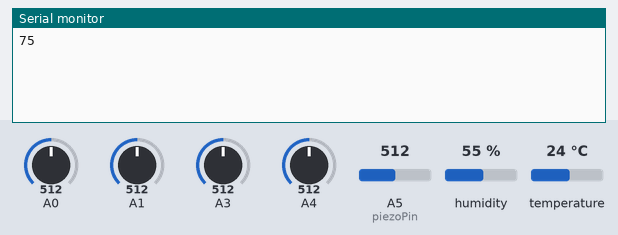
This sketch was run on a simulated Arduino Uno, built with avr-gcc and run on an emulated ATmega328P. Parts: the last lines printed to the serial monitor. The inputs (shaded band) are chosen by the test bench; at power-on: A5 (piezoPin) = 512, A0 = 512, A1 = 512, A3 = 512, A4 = 512, humidity 55 %, temperature 24 °C.

Above: at 3.2 s.
3.3 s: A5 (piezoPin) set to 490
At 8.6 s:
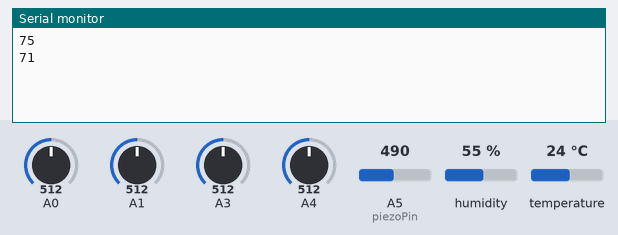
8.9 s: A5 (piezoPin) set to 510
At 14.5 s:
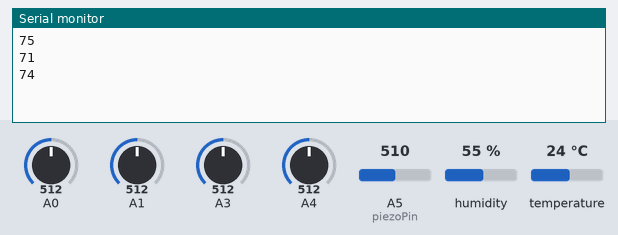
Timing chart, 0 to 16.0 s (numbered marks = the images above; inputs shaded):
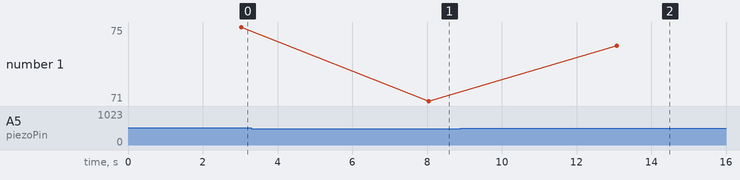

The sketch:

code.ino
```cpp
#include <Wire.h>
#include <ArduinoJson.h>
#include "DHT.h"
#include <SoftwareSerial.h>

int piezoPin = A5;
int threshold = 120;
int sensorValue = 0;

int myBPM, myBPM1;
int heart;

#define DHTPIN A2
#define DHTTYPE DHT11
DHT dht(DHTPIN, DHTTYPE);

void setup()
{
  Serial.begin(9600);
  dht.begin();
  delay(2000);
}

StaticJsonBuffer<500> jsonBuffer;
JsonObject& root = jsonBuffer.createObject();


void loop() {
  int beat = analogRead(A0);
  delay(1000);

  int h = dht.readHumidity();
  int t = dht.readTemperature();

  int sensorValue = analogRead(A1);
  int weight = map(sensorValue, 0, 1023, 0, 254);
  //Serial .println(weight);
  //  float voltage = sensorValue * (5.0 / 1023.0);

  int pressure = analogRead(A3);
  int value = map(pressure, 0, 1023, 0, 254);
  //Serial.println(value);
  //  float voltage = pressure * (5.0 / 1023.0);
  myBPM1 = analogRead(A4);
  sensorValue = analogRead(piezoPin);
  sensorValue = map(sensorValue, 0, 1023, 0, 150);
  Serial.println(sensorValue);

  Serial.println("");
  delay(4000);
  heart = 0;
  myBPM = 0;
  sensorValue = 0;
}
```

Measured:
- after the input at 3.3 s, the serial monitor: prints a new line after 4.7 s (image 1)
- after the input at 8.9 s, the serial monitor: prints a new line after 4.2 s (image 2)
- plotted number 1: 75 → 71 after the input at 3.3 s, 71 → 74 after the input at 8.9 s
